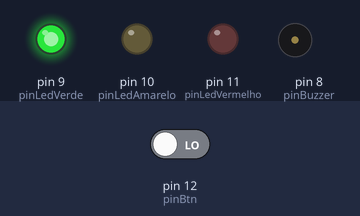
The sketch below on a simulated Arduino Uno, built with avr-gcc and run on an emulated ATmega328P. Parts: output pins drawn as LEDs (lit = HIGH), buzzer (waves = sounding). The inputs (shaded band) are chosen by the test bench; at power-on: pin 12 (pinBtn) LOW.

Above: at 12.1 s.
18.1 s: pin 12 (pinBtn) driven HIGH
At 20.5 s:
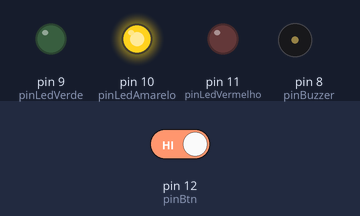
At 30.9 s:
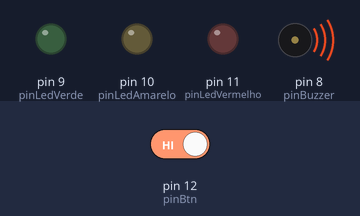
32.1 s: pin 12 (pinBtn) driven LOW
At 35.9 s:
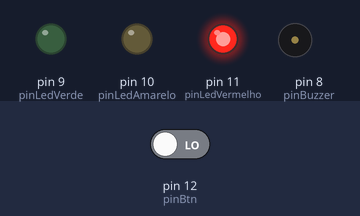
Timing chart, 0 to 47.1 s (numbered marks = the images above; inputs shaded):
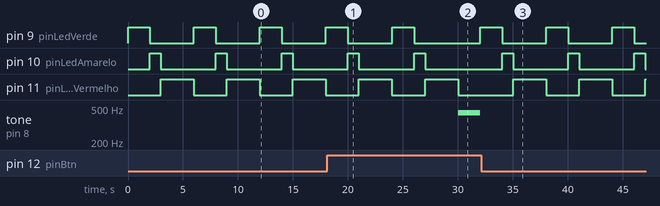

The sketch:

experimento2.ino
```cpp
// ----- VARIÁVEIS -----
// Definindo pinos
int pinLedVermelho = 11;
int pinLedAmarelo = 10;
int pinLedVerde = 9;

int pinBtn = 12;
int pinBuzzer = 8;


// Definindo variaveis genericas
bool btnEstado; // Estado do botão (pressionado/solto)
bool semaforoEstado = true; // Estado do funcionamento do semaforo (ligado/desligado)
bool desativacao = false; // Variavel que irá confirmar a desativação do semaforo no final do próximo ciclo

// ----- METÓDOS -----
void semaforo(){
  // O led verde fica aceso por 2 segundos
    digitalWrite(pinLedVerde, HIGH);
    delay(2000);
    digitalWrite(pinLedVerde, LOW);

    // O led amarelo fica aceso por 1 segundo
    digitalWrite(pinLedAmarelo, HIGH);
    delay(1000);
    digitalWrite(pinLedAmarelo, LOW);

    // O led vermelho fica aceso por 3 segundos
    digitalWrite(pinLedVermelho, HIGH);
    delay(3000);
    digitalWrite(pinLedVermelho, LOW);
}


// ----- EXECUÇÃO -----
void setup() {
  // Configurações iniciais

  // Leds
  pinMode(pinLedVermelho, OUTPUT);
  pinMode(pinLedAmarelo, OUTPUT);
  pinMode(pinLedVerde, OUTPUT);

  // Buzzer
  pinMode(pinBuzzer, OUTPUT);

  // Botão
  pinMode(pinBtn, INPUT);
}


void loop() {

  if (semaforoEstado == true) {
    // Se o semaforo for ligado
    semaforo();


    // Lendo estado do botao
    btnEstado = digitalRead(pinBtn);


    if (desativacao == true) {
      // Desativa/desliga o semaforo caso desativacao for true
      semaforoEstado = false;
    }


    // Confere se o botão está sendo pressionado e se desativacao é false
    if (btnEstado == HIGH and desativacao == false) {

      delay(10);
      btnEstado = digitalRead(pinBtn);

      // Confere se o botão ainda está ativado, após 10ms
      if (btnEstado == HIGH) {

        // Registrando desativação do semaforo no final do próximo ciclo
        desativacao = true;
      }
    }

  } else {
    // Se o semaforo for desligado
    tone(pinBuzzer, 440);
    delay(2000);
    noTone(pinBuzzer);

    // Retorna a operação do semaforo
    semaforoEstado = true;
    desativacao = false;
  }

}
```

Measured:
- after the input at 18.1 s, tone on pin 8 (pinBuzzer): silent → 440 Hz after 11.9 s, → silent 2.0 s later
- after the input at 32.1 s, tone on pin 8 (pinBuzzer): stays silent (without the input it goes to 440 Hz after 11.9 s)
- by itself, pin 9 (pinLedVerde): alternates HIGH for 2.0 s and LOW for 4.0 s
- by itself, pin 10 (pinLedAmarelo): alternates HIGH for 1.0 s and LOW for 5.0 s
- by itself, pin 11 (pinLedVermelho): alternates HIGH for 3.0 s and LOW for 3.0 s
